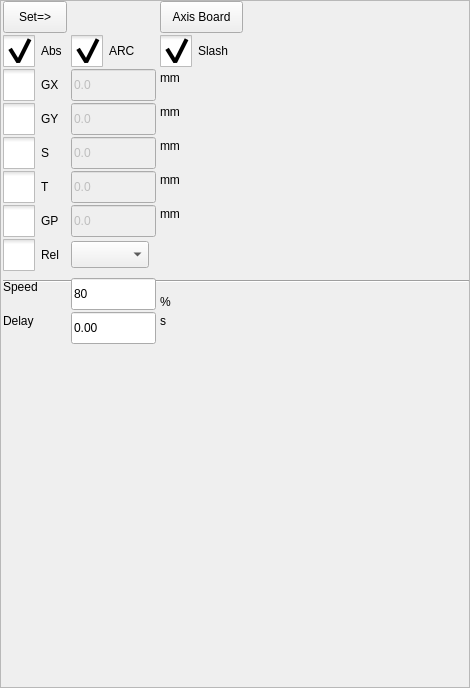
<?xml version="1.0" encoding="UTF-8"?>
<ui version="4.0">
 <class>ActionSettingFrame</class>
 <widget class="QFrame" name="ActionSettingFrame">
  <property name="geometry">
   <rect>
    <x>0</x>
    <y>0</y>
    <width>470</width>
    <height>688</height>
   </rect>
  </property>
  <property name="windowTitle">
   <string>Frame</string>
  </property>
  <property name="frameShape">
   <enum>QFrame::StyledPanel</enum>
  </property>
  <property name="frameShadow">
   <enum>QFrame::Raised</enum>
  </property>
  <widget class="ICLineEditWithVirtualNumericKeypad" name="x1PosLineEdit">
   <property name="enabled">
    <bool>false</bool>
   </property>
   <property name="geometry">
    <rect>
     <x>71</x>
     <y>69</y>
     <width>85</width>
     <height>32</height>
    </rect>
   </property>
   <property name="minimumSize">
    <size>
     <width>85</width>
     <height>0</height>
    </size>
   </property>
   <property name="maximumSize">
    <size>
     <width>85</width>
     <height>32</height>
    </size>
   </property>
   <property name="text">
    <string>0.0</string>
   </property>
  </widget>
  <widget class="QLabel" name="label_11">
   <property name="geometry">
    <rect>
     <x>160</x>
     <y>69</y>
     <width>26</width>
     <height>17</height>
    </rect>
   </property>
   <property name="sizePolicy">
    <sizepolicy hsizetype="Fixed" vsizetype="Preferred">
     <horstretch>0</horstretch>
     <verstretch>0</verstretch>
    </sizepolicy>
   </property>
   <property name="text">
    <string>mm</string>
   </property>
   <property name="alignment">
    <set>Qt::AlignLeading|Qt::AlignLeft|Qt::AlignVCenter</set>
   </property>
  </widget>
  <widget class="QCheckBox" name="absBox">
   <property name="geometry">
    <rect>
     <x>3</x>
     <y>35</y>
     <width>63</width>
     <height>32</height>
    </rect>
   </property>
   <property name="styleSheet">
    <string notr="true">::indicator {
     width: 32px;
     height: 32px;
 }

::indicator:unchecked 
{
     image: url(:/resource/check_unchecked.png);
 }
::indicator:checked 
{
     image: url(:/resource/check_checked.png);
 }

::indicator:checked:disabled
{
 image: url(:/resource/check_checked_disable.png);
}

::indicator:unchecked:disabled
{
 image: url(:/resource/check_unchecked_disable.png);
}</string>
   </property>
   <property name="text">
    <string>Abs</string>
   </property>
   <property name="checkable">
    <bool>true</bool>
   </property>
   <property name="checked">
    <bool>true</bool>
   </property>
   <attribute name="buttonGroup">
    <string notr="true">buttonGroup</string>
   </attribute>
  </widget>
  <widget class="ICLineEditWithVirtualNumericKeypad" name="delayEdit">
   <property name="geometry">
    <rect>
     <x>71</x>
     <y>312</y>
     <width>85</width>
     <height>32</height>
    </rect>
   </property>
   <property name="minimumSize">
    <size>
     <width>85</width>
     <height>32</height>
    </size>
   </property>
   <property name="maximumSize">
    <size>
     <width>85</width>
     <height>32</height>
    </size>
   </property>
   <property name="text">
    <string>0.00</string>
   </property>
  </widget>
  <widget class="QLabel" name="label_8">
   <property name="geometry">
    <rect>
     <x>160</x>
     <y>312</y>
     <width>16</width>
     <height>17</height>
    </rect>
   </property>
   <property name="sizePolicy">
    <sizepolicy hsizetype="Fixed" vsizetype="Preferred">
     <horstretch>0</horstretch>
     <verstretch>0</verstretch>
    </sizepolicy>
   </property>
   <property name="text">
    <string>s</string>
   </property>
   <property name="alignment">
    <set>Qt::AlignLeading|Qt::AlignLeft|Qt::AlignVCenter</set>
   </property>
  </widget>
  <widget class="QLabel" name="label_7">
   <property name="geometry">
    <rect>
     <x>160</x>
     <y>293</y>
     <width>16</width>
     <height>17</height>
    </rect>
   </property>
   <property name="sizePolicy">
    <sizepolicy hsizetype="Fixed" vsizetype="Preferred">
     <horstretch>0</horstretch>
     <verstretch>0</verstretch>
    </sizepolicy>
   </property>
   <property name="text">
    <string>%</string>
   </property>
   <property name="alignment">
    <set>Qt::AlignLeading|Qt::AlignLeft|Qt::AlignVCenter</set>
   </property>
  </widget>
  <widget class="QCheckBox" name="gxButton">
   <property name="geometry">
    <rect>
     <x>3</x>
     <y>69</y>
     <width>59</width>
     <height>32</height>
    </rect>
   </property>
   <property name="styleSheet">
    <string notr="true">::indicator {
     width: 32px;
     height: 32px;
 }

::indicator:unchecked 
{
     image: url(:/resource/check_unchecked.png);
 }
::indicator:checked 
{
     image: url(:/resource/check_checked.png);
 }

::indicator:checked:disabled
{
 image: url(:/resource/check_checked_disable.png);
}

::indicator:unchecked:disabled
{
 image: url(:/resource/check_unchecked_disable.png);
}</string>
   </property>
   <property name="text">
    <string>GX</string>
   </property>
   <property name="checkable">
    <bool>true</bool>
   </property>
  </widget>
  <widget class="QComboBox" name="pointSel">
   <property name="geometry">
    <rect>
     <x>71</x>
     <y>241</y>
     <width>78</width>
     <height>27</height>
    </rect>
   </property>
  </widget>
  <widget class="QCheckBox" name="relBox">
   <property name="geometry">
    <rect>
     <x>3</x>
     <y>239</y>
     <width>61</width>
     <height>32</height>
    </rect>
   </property>
   <property name="styleSheet">
    <string notr="true">::indicator {
     width: 32px;
     height: 32px;
 }

::indicator:unchecked 
{
     image: url(:/resource/check_unchecked.png);
 }
::indicator:checked 
{
     image: url(:/resource/check_checked.png);
 }

::indicator:checked:disabled
{
 image: url(:/resource/check_checked_disable.png);
}

::indicator:unchecked:disabled
{
 image: url(:/resource/check_unchecked_disable.png);
}</string>
   </property>
   <property name="text">
    <string>Rel</string>
   </property>
   <property name="checkable">
    <bool>true</bool>
   </property>
   <attribute name="buttonGroup">
    <string notr="true">buttonGroup</string>
   </attribute>
  </widget>
  <widget class="Line" name="line">
   <property name="geometry">
    <rect>
     <x>3</x>
     <y>273</y>
     <width>466</width>
     <height>16</height>
    </rect>
   </property>
   <property name="styleSheet">
    <string notr="true">QMessageBox QAbstractButton
{
    min-width: 90px;
	min-height:30px;
}
</string>
   </property>
   <property name="orientation">
    <enum>Qt::Horizontal</enum>
   </property>
  </widget>
  <widget class="QCheckBox" name="gzButton">
   <property name="geometry">
    <rect>
     <x>3</x>
     <y>137</y>
     <width>47</width>
     <height>32</height>
    </rect>
   </property>
   <property name="styleSheet">
    <string notr="true">::indicator {
     width: 32px;
     height: 32px;
 }

::indicator:unchecked 
{
     image: url(:/resource/check_unchecked.png);
 }
::indicator:checked 
{
     image: url(:/resource/check_checked.png);
 }

::indicator:checked:disabled
{
 image: url(:/resource/check_checked_disable.png);
}

::indicator:unchecked:disabled
{
 image: url(:/resource/check_unchecked_disable.png);
}</string>
   </property>
   <property name="text">
    <string>S</string>
   </property>
   <property name="checkable">
    <bool>true</bool>
   </property>
  </widget>
  <widget class="ICLineEditWithVirtualNumericKeypad" name="zPosLineEdit">
   <property name="enabled">
    <bool>false</bool>
   </property>
   <property name="geometry">
    <rect>
     <x>71</x>
     <y>137</y>
     <width>85</width>
     <height>32</height>
    </rect>
   </property>
   <property name="minimumSize">
    <size>
     <width>85</width>
     <height>0</height>
    </size>
   </property>
   <property name="maximumSize">
    <size>
     <width>85</width>
     <height>32</height>
    </size>
   </property>
   <property name="text">
    <string>0.0</string>
   </property>
  </widget>
  <widget class="QLabel" name="label_12">
   <property name="geometry">
    <rect>
     <x>160</x>
     <y>137</y>
     <width>26</width>
     <height>17</height>
    </rect>
   </property>
   <property name="sizePolicy">
    <sizepolicy hsizetype="Fixed" vsizetype="Preferred">
     <horstretch>0</horstretch>
     <verstretch>0</verstretch>
    </sizepolicy>
   </property>
   <property name="text">
    <string>mm</string>
   </property>
   <property name="alignment">
    <set>Qt::AlignLeading|Qt::AlignLeft|Qt::AlignVCenter</set>
   </property>
  </widget>
  <widget class="QToolButton" name="axisBoard">
   <property name="geometry">
    <rect>
     <x>160</x>
     <y>1</y>
     <width>83</width>
     <height>32</height>
    </rect>
   </property>
   <property name="sizePolicy">
    <sizepolicy hsizetype="Preferred" vsizetype="Preferred">
     <horstretch>0</horstretch>
     <verstretch>0</verstretch>
    </sizepolicy>
   </property>
   <property name="minimumSize">
    <size>
     <width>64</width>
     <height>32</height>
    </size>
   </property>
   <property name="text">
    <string>Axis Board</string>
   </property>
  </widget>
  <widget class="QLabel" name="label_2">
   <property name="geometry">
    <rect>
     <x>3</x>
     <y>312</y>
     <width>40</width>
     <height>17</height>
    </rect>
   </property>
   <property name="text">
    <string>Delay</string>
   </property>
  </widget>
  <widget class="QToolButton" name="inputButton">
   <property name="geometry">
    <rect>
     <x>3</x>
     <y>1</y>
     <width>64</width>
     <height>32</height>
    </rect>
   </property>
   <property name="sizePolicy">
    <sizepolicy hsizetype="Preferred" vsizetype="Preferred">
     <horstretch>0</horstretch>
     <verstretch>0</verstretch>
    </sizepolicy>
   </property>
   <property name="minimumSize">
    <size>
     <width>64</width>
     <height>32</height>
    </size>
   </property>
   <property name="text">
    <string>Set=&gt;</string>
   </property>
  </widget>
  <widget class="QCheckBox" name="gyButton">
   <property name="geometry">
    <rect>
     <x>3</x>
     <y>103</y>
     <width>58</width>
     <height>32</height>
    </rect>
   </property>
   <property name="styleSheet">
    <string notr="true">::indicator {
     width: 32px;
     height: 32px;
 }

::indicator:unchecked 
{
     image: url(:/resource/check_unchecked.png);
 }
::indicator:checked 
{
     image: url(:/resource/check_checked.png);
 }

::indicator:checked:disabled
{
 image: url(:/resource/check_checked_disable.png);
}

::indicator:unchecked:disabled
{
 image: url(:/resource/check_unchecked_disable.png);
}</string>
   </property>
   <property name="text">
    <string>GY</string>
   </property>
   <property name="checkable">
    <bool>true</bool>
   </property>
  </widget>
  <widget class="ICLineEditWithVirtualNumericKeypad" name="tPosLineEdit">
   <property name="enabled">
    <bool>false</bool>
   </property>
   <property name="geometry">
    <rect>
     <x>71</x>
     <y>171</y>
     <width>85</width>
     <height>32</height>
    </rect>
   </property>
   <property name="minimumSize">
    <size>
     <width>85</width>
     <height>0</height>
    </size>
   </property>
   <property name="maximumSize">
    <size>
     <width>85</width>
     <height>32</height>
    </size>
   </property>
   <property name="text">
    <string>0.0</string>
   </property>
  </widget>
  <widget class="QCheckBox" name="gtButton">
   <property name="geometry">
    <rect>
     <x>3</x>
     <y>171</y>
     <width>49</width>
     <height>32</height>
    </rect>
   </property>
   <property name="styleSheet">
    <string notr="true">::indicator {
     width: 32px;
     height: 32px;
 }

::indicator:unchecked 
{
     image: url(:/resource/check_unchecked.png);
 }
::indicator:checked 
{
     image: url(:/resource/check_checked.png);
 }

::indicator:checked:disabled
{
 image: url(:/resource/check_checked_disable.png);
}

::indicator:unchecked:disabled
{
 image: url(:/resource/check_unchecked_disable.png);
}</string>
   </property>
   <property name="text">
    <string>T</string>
   </property>
   <property name="checkable">
    <bool>true</bool>
   </property>
  </widget>
  <widget class="QLabel" name="label_13">
   <property name="geometry">
    <rect>
     <x>160</x>
     <y>171</y>
     <width>26</width>
     <height>17</height>
    </rect>
   </property>
   <property name="sizePolicy">
    <sizepolicy hsizetype="Fixed" vsizetype="Preferred">
     <horstretch>0</horstretch>
     <verstretch>0</verstretch>
    </sizepolicy>
   </property>
   <property name="text">
    <string>mm</string>
   </property>
   <property name="alignment">
    <set>Qt::AlignLeading|Qt::AlignLeft|Qt::AlignVCenter</set>
   </property>
  </widget>
  <widget class="QLabel" name="label_6">
   <property name="geometry">
    <rect>
     <x>3</x>
     <y>278</y>
     <width>42</width>
     <height>17</height>
    </rect>
   </property>
   <property name="sizePolicy">
    <sizepolicy hsizetype="Fixed" vsizetype="Preferred">
     <horstretch>0</horstretch>
     <verstretch>0</verstretch>
    </sizepolicy>
   </property>
   <property name="text">
    <string>Speed</string>
   </property>
   <property name="alignment">
    <set>Qt::AlignLeading|Qt::AlignLeft|Qt::AlignVCenter</set>
   </property>
  </widget>
  <widget class="QLabel" name="label_10">
   <property name="geometry">
    <rect>
     <x>160</x>
     <y>103</y>
     <width>26</width>
     <height>17</height>
    </rect>
   </property>
   <property name="sizePolicy">
    <sizepolicy hsizetype="Fixed" vsizetype="Preferred">
     <horstretch>0</horstretch>
     <verstretch>0</verstretch>
    </sizepolicy>
   </property>
   <property name="text">
    <string>mm</string>
   </property>
   <property name="alignment">
    <set>Qt::AlignLeading|Qt::AlignLeft|Qt::AlignVCenter</set>
   </property>
  </widget>
  <widget class="ICLineEditWithVirtualNumericKeypad" name="y1PosLineEdit">
   <property name="enabled">
    <bool>false</bool>
   </property>
   <property name="geometry">
    <rect>
     <x>71</x>
     <y>103</y>
     <width>85</width>
     <height>32</height>
    </rect>
   </property>
   <property name="minimumSize">
    <size>
     <width>85</width>
     <height>0</height>
    </size>
   </property>
   <property name="maximumSize">
    <size>
     <width>85</width>
     <height>32</height>
    </size>
   </property>
   <property name="text">
    <string>0.0</string>
   </property>
  </widget>
  <widget class="ICLineEditWithVirtualNumericKeypad" name="speedEdit">
   <property name="geometry">
    <rect>
     <x>71</x>
     <y>278</y>
     <width>85</width>
     <height>32</height>
    </rect>
   </property>
   <property name="minimumSize">
    <size>
     <width>85</width>
     <height>32</height>
    </size>
   </property>
   <property name="maximumSize">
    <size>
     <width>85</width>
     <height>32</height>
    </size>
   </property>
   <property name="text">
    <string>80</string>
   </property>
  </widget>
  <widget class="QCheckBox" name="gPButton">
   <property name="geometry">
    <rect>
     <x>3</x>
     <y>205</y>
     <width>58</width>
     <height>32</height>
    </rect>
   </property>
   <property name="styleSheet">
    <string notr="true">::indicator {
     width: 32px;
     height: 32px;
 }

::indicator:unchecked 
{
     image: url(:/resource/check_unchecked.png);
 }
::indicator:checked 
{
     image: url(:/resource/check_checked.png);
 }

::indicator:checked:disabled
{
 image: url(:/resource/check_checked_disable.png);
}

::indicator:unchecked:disabled
{
 image: url(:/resource/check_unchecked_disable.png);
}</string>
   </property>
   <property name="text">
    <string>GP</string>
   </property>
   <property name="checkable">
    <bool>true</bool>
   </property>
  </widget>
  <widget class="ICLineEditWithVirtualNumericKeypad" name="pPosLineEdit">
   <property name="enabled">
    <bool>false</bool>
   </property>
   <property name="geometry">
    <rect>
     <x>71</x>
     <y>205</y>
     <width>85</width>
     <height>32</height>
    </rect>
   </property>
   <property name="minimumSize">
    <size>
     <width>85</width>
     <height>0</height>
    </size>
   </property>
   <property name="maximumSize">
    <size>
     <width>85</width>
     <height>32</height>
    </size>
   </property>
   <property name="text">
    <string>0.0</string>
   </property>
  </widget>
  <widget class="QLabel" name="label_14">
   <property name="geometry">
    <rect>
     <x>160</x>
     <y>205</y>
     <width>26</width>
     <height>17</height>
    </rect>
   </property>
   <property name="sizePolicy">
    <sizepolicy hsizetype="Fixed" vsizetype="Preferred">
     <horstretch>0</horstretch>
     <verstretch>0</verstretch>
    </sizepolicy>
   </property>
   <property name="text">
    <string>mm</string>
   </property>
   <property name="alignment">
    <set>Qt::AlignLeading|Qt::AlignLeft|Qt::AlignVCenter</set>
   </property>
  </widget>
  <widget class="QCheckBox" name="arcBox">
   <property name="geometry">
    <rect>
     <x>71</x>
     <y>35</y>
     <width>63</width>
     <height>32</height>
    </rect>
   </property>
   <property name="styleSheet">
    <string notr="true">::indicator {
     width: 32px;
     height: 32px;
 }

::indicator:unchecked 
{
     image: url(:/resource/check_unchecked.png);
 }
::indicator:checked 
{
     image: url(:/resource/check_checked.png);
 }

::indicator:checked:disabled
{
 image: url(:/resource/check_checked_disable.png);
}

::indicator:unchecked:disabled
{
 image: url(:/resource/check_unchecked_disable.png);
}</string>
   </property>
   <property name="text">
    <string>ARC</string>
   </property>
   <property name="checkable">
    <bool>true</bool>
   </property>
   <property name="checked">
    <bool>true</bool>
   </property>
  </widget>
  <widget class="QCheckBox" name="slashBox">
   <property name="geometry">
    <rect>
     <x>160</x>
     <y>35</y>
     <width>76</width>
     <height>32</height>
    </rect>
   </property>
   <property name="styleSheet">
    <string notr="true">::indicator {
     width: 32px;
     height: 32px;
 }

::indicator:unchecked 
{
     image: url(:/resource/check_unchecked.png);
 }
::indicator:checked 
{
     image: url(:/resource/check_checked.png);
 }

::indicator:checked:disabled
{
 image: url(:/resource/check_checked_disable.png);
}

::indicator:unchecked:disabled
{
 image: url(:/resource/check_unchecked_disable.png);
}</string>
   </property>
   <property name="text">
    <string>Slash</string>
   </property>
   <property name="checkable">
    <bool>true</bool>
   </property>
   <property name="checked">
    <bool>true</bool>
   </property>
  </widget>
 </widget>
 <customwidgets>
  <customwidget>
   <class>ICLineEditWithVirtualNumericKeypad</class>
   <extends>QLineEdit</extends>
   <header>iclineeditwithvirtualnumerickeypad.h</header>
  </customwidget>
 </customwidgets>
 <resources/>
 <connections/>
 <buttongroups>
  <buttongroup name="buttonGroup"/>
 </buttongroups>
</ui>
